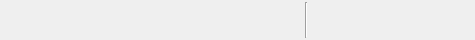
<ui version="4.0" >
 <class>MenueClass</class>
 <widget class="QWidget" name="MenueClass" >
  <property name="geometry" >
   <rect>
    <x>0</x>
    <y>0</y>
    <width>475</width>
    <height>40</height>
   </rect>
  </property>
  <property name="sizePolicy" >
   <sizepolicy vsizetype="Fixed" hsizetype="MinimumExpanding" >
    <horstretch>0</horstretch>
    <verstretch>0</verstretch>
   </sizepolicy>
  </property>
  <property name="minimumSize" >
   <size>
    <width>0</width>
    <height>40</height>
   </size>
  </property>
  <property name="maximumSize" >
   <size>
    <width>1000</width>
    <height>40</height>
   </size>
  </property>
  <property name="windowTitle" >
   <string>WinMusik 3.0</string>
  </property>
  <property name="windowIcon" >
   <iconset resource="../resources.qrc" >
    <normaloff>:/devices25/resources/tr25x25-0015.png</normaloff>:/devices25/resources/tr25x25-0015.png</iconset>
  </property>
  <layout class="QHBoxLayout" name="horizontalLayout_3" >
   <property name="margin" >
    <number>2</number>
   </property>
   <item>
    <widget class="QFrame" name="frame" >
     <property name="enabled" >
      <bool>true</bool>
     </property>
     <property name="sizePolicy" >
      <sizepolicy vsizetype="Preferred" hsizetype="Preferred" >
       <horstretch>0</horstretch>
       <verstretch>0</verstretch>
      </sizepolicy>
     </property>
     <property name="styleSheet" >
      <string notr="true" />
     </property>
     <property name="frameShape" >
      <enum>QFrame::NoFrame</enum>
     </property>
     <property name="frameShadow" >
      <enum>QFrame::Plain</enum>
     </property>
     <property name="lineWidth" >
      <number>0</number>
     </property>
     <property name="midLineWidth" >
      <number>0</number>
     </property>
     <layout class="QHBoxLayout" name="horizontalLayout" >
      <property name="spacing" >
       <number>0</number>
      </property>
      <property name="margin" >
       <number>0</number>
      </property>
      <item>
       <widget class="QToolButton" name="toolButton_1" >
        <property name="toolTip" >
         <string>Musikkassette</string>
        </property>
        <property name="styleSheet" >
         <string notr="true" />
        </property>
        <property name="text" >
         <string/>
        </property>
        <property name="icon" >
         <iconset resource="../resources.qrc" >
          <normaloff>:/devices25/resources/tr25x25-0001.png</normaloff>:/devices25/resources/tr25x25-0001.png</iconset>
        </property>
        <property name="iconSize" >
         <size>
          <width>25</width>
          <height>25</height>
         </size>
        </property>
        <property name="autoRaise" >
         <bool>true</bool>
        </property>
       </widget>
      </item>
      <item>
       <widget class="QToolButton" name="toolButton_2" >
        <property name="toolTip" >
         <string>Musik CD</string>
        </property>
        <property name="styleSheet" >
         <string notr="true" />
        </property>
        <property name="text" >
         <string/>
        </property>
        <property name="icon" >
         <iconset resource="../resources.qrc" >
          <normaloff>:/devices25/resources/tr25x25-0002.png</normaloff>:/devices25/resources/tr25x25-0002.png</iconset>
        </property>
        <property name="iconSize" >
         <size>
          <width>25</width>
          <height>25</height>
         </size>
        </property>
        <property name="autoRaise" >
         <bool>true</bool>
        </property>
       </widget>
      </item>
      <item>
       <widget class="QToolButton" name="toolButton_3" >
        <property name="toolTip" >
         <string>Datenträger</string>
        </property>
        <property name="styleSheet" >
         <string notr="true" />
        </property>
        <property name="text" >
         <string/>
        </property>
        <property name="icon" >
         <iconset resource="../resources.qrc" >
          <normaloff>:/devices25/resources/tr25x25-0003.png</normaloff>:/devices25/resources/tr25x25-0003.png</iconset>
        </property>
        <property name="iconSize" >
         <size>
          <width>25</width>
          <height>25</height>
         </size>
        </property>
        <property name="autoRaise" >
         <bool>true</bool>
        </property>
       </widget>
      </item>
      <item>
       <widget class="QToolButton" name="toolButton_4" >
        <property name="toolTip" >
         <string>Schallplatte</string>
        </property>
        <property name="styleSheet" >
         <string notr="true" />
        </property>
        <property name="text" >
         <string/>
        </property>
        <property name="icon" >
         <iconset resource="../resources.qrc" >
          <normaloff>:/devices25/resources/tr25x25-0004.png</normaloff>:/devices25/resources/tr25x25-0004.png</iconset>
        </property>
        <property name="iconSize" >
         <size>
          <width>25</width>
          <height>25</height>
         </size>
        </property>
        <property name="autoRaise" >
         <bool>true</bool>
        </property>
       </widget>
      </item>
      <item>
       <widget class="QToolButton" name="toolButton_5" >
        <property name="toolTip" >
         <string>VHS-Band</string>
        </property>
        <property name="styleSheet" >
         <string notr="true" />
        </property>
        <property name="text" >
         <string/>
        </property>
        <property name="icon" >
         <iconset resource="../resources.qrc" >
          <normaloff>:/devices25/resources/tr25x25-0005.png</normaloff>:/devices25/resources/tr25x25-0005.png</iconset>
        </property>
        <property name="iconSize" >
         <size>
          <width>25</width>
          <height>25</height>
         </size>
        </property>
        <property name="autoRaise" >
         <bool>true</bool>
        </property>
       </widget>
      </item>
      <item>
       <widget class="QToolButton" name="toolButton_6" >
        <property name="toolTip" >
         <string>Sonstiges</string>
        </property>
        <property name="styleSheet" >
         <string notr="true" />
        </property>
        <property name="text" >
         <string/>
        </property>
        <property name="icon" >
         <iconset resource="../resources.qrc" >
          <normaloff>:/devices25/resources/tr25x25-0006.png</normaloff>:/devices25/resources/tr25x25-0006.png</iconset>
        </property>
        <property name="iconSize" >
         <size>
          <width>25</width>
          <height>25</height>
         </size>
        </property>
        <property name="autoRaise" >
         <bool>true</bool>
        </property>
       </widget>
      </item>
      <item>
       <widget class="QToolButton" name="toolButton_7" >
        <property name="toolTip" >
         <string>MP3-CD</string>
        </property>
        <property name="styleSheet" >
         <string notr="true" />
        </property>
        <property name="text" >
         <string/>
        </property>
        <property name="icon" >
         <iconset resource="../resources.qrc" >
          <normaloff>:/devices25/resources/tr25x25-0007.png</normaloff>:/devices25/resources/tr25x25-0007.png</iconset>
        </property>
        <property name="iconSize" >
         <size>
          <width>25</width>
          <height>25</height>
         </size>
        </property>
        <property name="autoRaise" >
         <bool>true</bool>
        </property>
       </widget>
      </item>
      <item>
       <widget class="QToolButton" name="toolButton_8" >
        <property name="toolTip" >
         <string>Tonband</string>
        </property>
        <property name="styleSheet" >
         <string notr="true" />
        </property>
        <property name="text" >
         <string/>
        </property>
        <property name="icon" >
         <iconset resource="../resources.qrc" >
          <normaloff>:/devices25/resources/tr25x25-0008.png</normaloff>:/devices25/resources/tr25x25-0008.png</iconset>
        </property>
        <property name="iconSize" >
         <size>
          <width>25</width>
          <height>25</height>
         </size>
        </property>
        <property name="autoRaise" >
         <bool>true</bool>
        </property>
       </widget>
      </item>
      <item>
       <widget class="QToolButton" name="toolButton_9" >
        <property name="toolTip" >
         <string>Musik-DVD</string>
        </property>
        <property name="autoFillBackground" >
         <bool>false</bool>
        </property>
        <property name="styleSheet" >
         <string notr="true" />
        </property>
        <property name="text" >
         <string/>
        </property>
        <property name="icon" >
         <iconset resource="../resources.qrc" >
          <normaloff>:/devices25/resources/tr25x25-0009.png</normaloff>:/devices25/resources/tr25x25-0009.png</iconset>
        </property>
        <property name="iconSize" >
         <size>
          <width>25</width>
          <height>25</height>
         </size>
        </property>
        <property name="autoRaise" >
         <bool>true</bool>
        </property>
       </widget>
      </item>
     </layout>
    </widget>
   </item>
   <item>
    <widget class="Line" name="line" >
     <property name="orientation" >
      <enum>Qt::Vertical</enum>
     </property>
    </widget>
   </item>
   <item>
    <widget class="QFrame" name="frame_2" >
     <property name="enabled" >
      <bool>true</bool>
     </property>
     <property name="sizePolicy" >
      <sizepolicy vsizetype="Preferred" hsizetype="Preferred" >
       <horstretch>0</horstretch>
       <verstretch>0</verstretch>
      </sizepolicy>
     </property>
     <property name="styleSheet" >
      <string notr="true" />
     </property>
     <property name="frameShape" >
      <enum>QFrame::NoFrame</enum>
     </property>
     <property name="frameShadow" >
      <enum>QFrame::Plain</enum>
     </property>
     <property name="lineWidth" >
      <number>0</number>
     </property>
     <property name="midLineWidth" >
      <number>0</number>
     </property>
     <layout class="QHBoxLayout" name="horizontalLayout_2" >
      <property name="spacing" >
       <number>0</number>
      </property>
      <property name="margin" >
       <number>0</number>
      </property>
      <item>
       <widget class="QToolButton" name="searchButton" >
        <property name="toolTip" >
         <string>Suchen</string>
        </property>
        <property name="autoFillBackground" >
         <bool>false</bool>
        </property>
        <property name="styleSheet" >
         <string notr="true" />
        </property>
        <property name="text" >
         <string/>
        </property>
        <property name="icon" >
         <iconset resource="../resources.qrc" >
          <normaloff>:/devices25/resources/tr25x25-0012.png</normaloff>:/devices25/resources/tr25x25-0012.png</iconset>
        </property>
        <property name="iconSize" >
         <size>
          <width>25</width>
          <height>25</height>
         </size>
        </property>
        <property name="autoRaise" >
         <bool>true</bool>
        </property>
       </widget>
      </item>
      <item>
       <widget class="QToolButton" name="propertiesButton" >
        <property name="toolTip" >
         <string>Einstellungen</string>
        </property>
        <property name="autoFillBackground" >
         <bool>false</bool>
        </property>
        <property name="styleSheet" >
         <string notr="true" />
        </property>
        <property name="text" >
         <string/>
        </property>
        <property name="icon" >
         <iconset resource="../resources.qrc" >
          <normaloff>:/devices25/resources/tr25x25-0011.png</normaloff>:/devices25/resources/tr25x25-0011.png</iconset>
        </property>
        <property name="iconSize" >
         <size>
          <width>25</width>
          <height>25</height>
         </size>
        </property>
        <property name="autoRaise" >
         <bool>true</bool>
        </property>
       </widget>
      </item>
      <item>
       <widget class="QToolButton" name="coverButton" >
        <property name="toolTip" >
         <string>Cover drucken</string>
        </property>
        <property name="autoFillBackground" >
         <bool>false</bool>
        </property>
        <property name="styleSheet" >
         <string notr="true" />
        </property>
        <property name="text" >
         <string/>
        </property>
        <property name="icon" >
         <iconset resource="../resources.qrc" >
          <normaloff>:/devices25/resources/tr25x25-0010.png</normaloff>:/devices25/resources/tr25x25-0010.png</iconset>
        </property>
        <property name="iconSize" >
         <size>
          <width>25</width>
          <height>25</height>
         </size>
        </property>
        <property name="autoRaise" >
         <bool>true</bool>
        </property>
       </widget>
      </item>
      <item>
       <widget class="QToolButton" name="aboutButton" >
        <property name="toolTip" >
         <string>about WinMusik</string>
        </property>
        <property name="autoFillBackground" >
         <bool>false</bool>
        </property>
        <property name="styleSheet" >
         <string notr="true" />
        </property>
        <property name="text" >
         <string/>
        </property>
        <property name="icon" >
         <iconset resource="../resources.qrc" >
          <normaloff>:/devices25/resources/home.png</normaloff>:/devices25/resources/home.png</iconset>
        </property>
        <property name="iconSize" >
         <size>
          <width>25</width>
          <height>25</height>
         </size>
        </property>
        <property name="autoRaise" >
         <bool>true</bool>
        </property>
       </widget>
      </item>
      <item>
       <spacer name="horizontalSpacer" >
        <property name="orientation" >
         <enum>Qt::Horizontal</enum>
        </property>
        <property name="sizeHint" stdset="0" >
         <size>
          <width>40</width>
          <height>20</height>
         </size>
        </property>
       </spacer>
      </item>
     </layout>
    </widget>
   </item>
  </layout>
 </widget>
 <layoutdefault spacing="6" margin="11" />
 <resources>
  <include location="../resources.qrc" />
 </resources>
 <connections/>
</ui>
